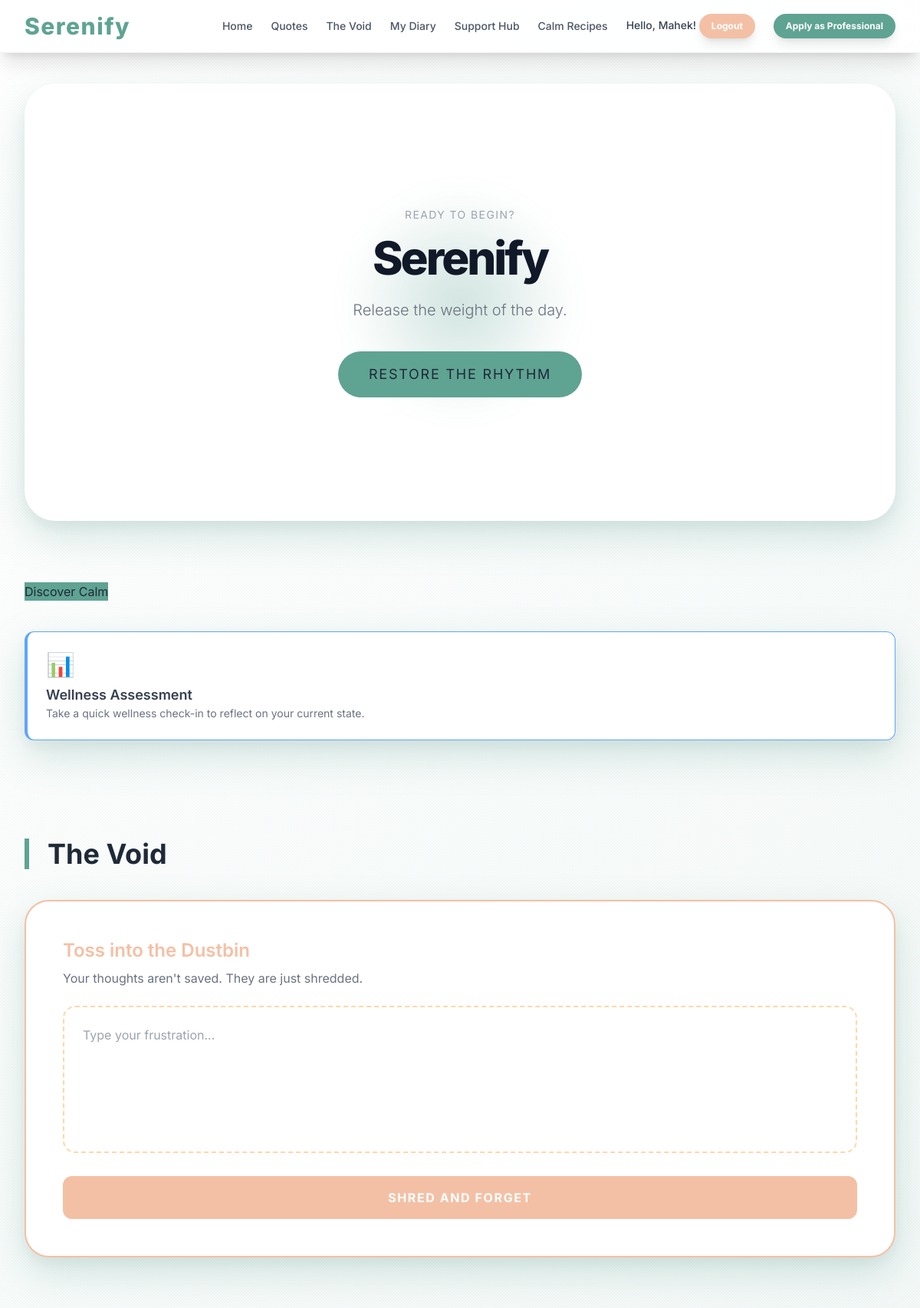
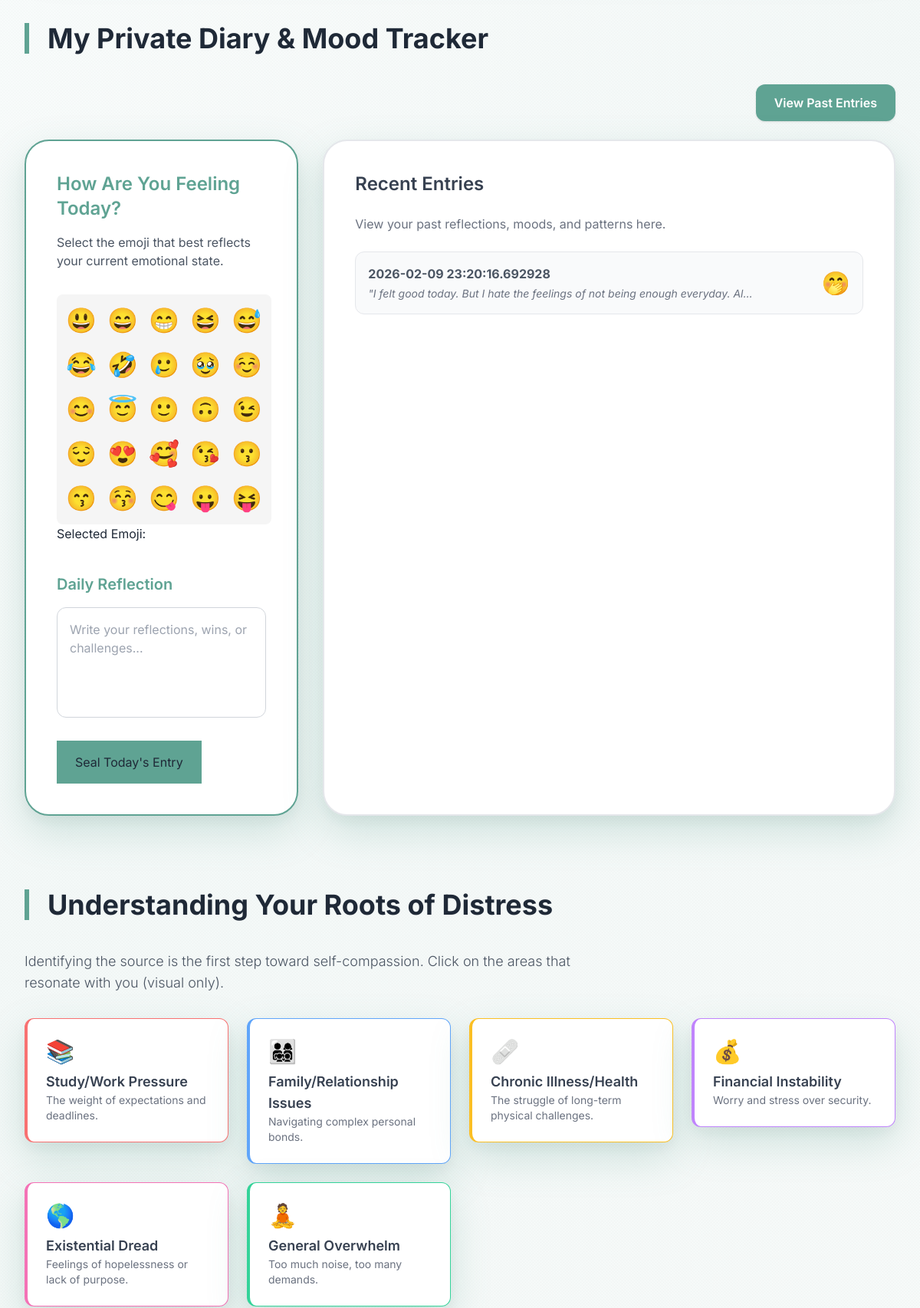
The app's page / (signed in, upper part) with its own data (2 pictures, top to bottom).
### serenify.py (models this page shows, shortened)
class User(db.Model):
    id = db.Column(db.Integer, primary_key=True)
    name = db.Column(db.String(50), nullable=False)
    username = db.Column(db.String(20), unique=True, nullable=False)
    email = db.Column(db.String(50), unique=True, nullable=False)
    password_hash = db.Column(db.String(128), nullable=False)
    diary_entries = db.relationship('DiaryEntry', backref='author', lazy=True)
    role = db.Column(db.String(20), default='user')  # user / professional

class DiaryEntry(db.Model):
    id = db.Column(db.Integer, primary_key=True)
    content = db.Column(db.Text, nullable=False)
    emoji = db.Column(db.String(10), nullable=True)
    created_at = db.Column(db.DateTime, nullable=False)
    user_id = db.Column(db.Integer, db.ForeignKey('user.id'), nullable=False)

### serenify.py (the view)
@app.route('/')
def home():
    user = None
    EMOJIS = [
        "😃","😄","😁","😆","😅","😂","🤣","🥲","🥹","☺️","😊","😇","🙂","🙃","😉","😌",
        "😍","🥰","😘","😗","😙","😚","😋","😛","😝","😜","🤪","🤨","🧐","🤓","😎","🥸",
        "🤩","🥳","🙂‍↕️","😏","😒","🙂‍↔️","😞","😔","😟","😕","🙁","☹️","😣","😖","😫","😩",
        "🥺","😢","😭","😮‍💨","😤","😠","😡","🤬","🤯","😳","🥵","🥶","😱","😨","😰","😥",
        "😓","🫣","🤗","🫡","🤔","🫢","🤭","🤫","🤥","😶","😶‍🌫️","😐","😑","😬","🫨","🫠",
        "🙄","😯","😦","😧","😮","😲","🥱","😴","🫩","🤤","😪","😵","😵‍💫","🫥","🤐","🥴",
        "🤢","🤮","🤧","😷","🤒","🤕","🤑","🤠"
    ]
    diary_entries = []
    if 'username' in session:
        user = User.query.filter_by(username=session['username']).first()
        diary_entries = DiaryEntry.query.filter_by(author=user).order_by(DiaryEntry.created_at.desc()).limit(7).all()
    return render_template('home.html', user=user, diary_entries=diary_entries, EMOJIS=EMOJIS)

### templates/home.html (shortened to what this page needs)
<!DOCTYPE html>
<html lang="en">
<head>
    <script src="https://cdn.tailwindcss.com"></script>
</head>
<body class="text-gray-800">
    <header class="sticky top-0 z-50 bg-white/80 backdrop-blur-md shadow-xl border-b border-gray-100">
        <div class="max-w-7xl mx-auto px-4 sm:px-6 lg:px-8 py-4 flex justify-between items-center">
            <h1 class="text-3xl font-extrabold text-sage-600 tracking-wider text-indigo-700" style="color:var(--color-primary);">Serenify</h1>
            <nav class="flex items-center space-x-6 text-sm font-medium">
                <div class="hidden md:flex space-x-6">
                    <a href="#welcome" class="text-gray-600 hover:text-indigo-500 transition duration-150">Home</a>
                    <a href="#quotes" class="text-gray-600 hover:text-indigo-500 transition duration-150">Quotes</a>
                    <a href="#void" class="text-gray-600 hover:text-indigo-500 transition duration-150">The Void</a>
                    <a href="#diary" class="text-gray-600 hover:text-indigo-500 transition duration-150">My Diary</a>
                    <a href="#support" class="text-gray-600 hover:text-indigo-500 transition duration-150">Support Hub</a>
                    <a href="#recipes" class="text-gray-600 hover:text-indigo-500 transition duration-150">Calm Recipes</a>
                </div>
                {% if user.username %}
                    <form action="/logout/" method="POST">
                        <span class="text-gray-700">Hello, {{ user.username }}!</span>
                        <button type="submit" class="text-white btn-accent px-4 py-2 rounded-full text-xs font-bold transition duration-150 shadow-lg">Logout
                        </button>
                    </form>
                {% else %}
                    <form action="/login/" method="POST">
                    <button type="submit" class="text-white btn-primary px-4 py-2 rounded-full text-xs font-bold transition duration-150 shadow-lg">
            Login / Register
        </button>
    </form>
{% endif %}
{% if user and user.role == 'user' %}
    <form action="/profession/" method="POST">
        <button type="submit" class="text-white btn-primary px-4 py-2 rounded-full text-xs font-bold transition duration-150 shadow-lg">Apply as Professional
        </button>
    </form>
{% endif %}
            </nav>
        </div>
    </header>
    <main class="max-w-7xl mx-auto px-4 sm:px-6 lg:px-8 py-10">
        <section id="welcome" class="relative py-40 bg-white rounded-[2.5rem] card-shadow mb-20 overflow-hidden text-center transition-all duration-1000">
  <div class="absolute inset-0 flex items-center justify-center pointer-events-none">
    <div class="breathing-portal"></div>
  </div>
  <div class="relative z-10 max-w-3xl mx-auto">
    <p class="breath-instruction tracking-widest text-sm text-gray-400 mb-4 uppercase transition-all duration-500"></p>
    <h2 class="text-6xl font-extrabold mb-6 text-gray-900 tracking-tighter">Serenify</h2>
    <div class="begin-btn">
        <p class="text-xl font-light text-gray-500 mb-10">Release the weight of the day.</p>
        <a href="#welcome" class="btn-primary inline-block px-10 py-4 rounded-full text-lg tracking-widest hover:scale-110 transition-transform">
          RESTORE THE RHYTHM
        </a>
    </div>
  </div>
</section>
                <div class="mt-12">
                    <a href="#quotes" class="inline-block btn-primary shadow-2xl hover:scale-[1.03]">
                        Discover Calm
                    </a>
                </div>
         <a href="{{url_for('health_quiz')}}" class="block mt-10 mb-20">
                    <div class="p-6 bg-white rounded-xl card-shadow border-l-4 border-blue-400 hover:bg-blue-50 cursor-pointer">
                        <div class="text-3xl mb-2">📊</div>
                        <h4 class="font-semibold text-lg text-gray-700">Wellness Assessment</h4>
                        <p class="text-sm text-gray-500">Take a quick wellness check-in to reflect on your current state.</p>
                    </div>
                </a>
    <section id="void" class="py-12 relative">
    <h3 class="text-4xl font-bold mb-10 section-header">The Void</h3>
    <div class="relative p-12 bg-white rounded-[2rem] card-shadow border-2" style="border-color: var(--color-accent); overflow: hidden;">
        <div class="void-content">
            <h4 class="text-2xl font-semibold mb-2" style="color:var(--color-accent);">Toss into the Dustbin</h4>
            <p class="mb-6 text-gray-500">Your thoughts aren't saved. They are just shredded.</p>
            <form action="/toss-into-void" method="POST">
                <textarea
                    name="thought"
                    placeholder="Type your frustration..."
                    class="void-input w-full p-6 rounded-2xl h-48 border-dashed border-2 border-orange-200 focus:border-orange-400 transition-all"
                    required></textarea>
                <button type="submit" class="w-full mt-6 py-4 px-6 btn-accent rounded-xl font-bold text-white tracking-widest uppercase hover:brightness-110 active:scale-95 transition-all">
                    SHRED AND FORGET
                </button>
            </form>
        </div>
    </div>
</section>
       <section id="diary" class="py-12">
    <h3 class="text-4xl font-bold mb-10 section-header">My Private Diary & Mood Tracker</h3>
    <div class="flex justify-end mb-6">
        <a href="/past-entries/"
           class="py-3 px-6 rounded-xl bg-[#5fa393] text-white font-semibold shadow hover:bg-[#4e7a7a] transition">
            View Past Entries
        </a>
    </div>
    <div class="grid lg:grid-cols-3 gap-8">
        <form action="/diary/" method="POST" class="contents">
            <div class="lg:col-span-1 p-10 bg-white rounded-[2rem] card-shadow border-2"
                 style="border-color: var(--color-primary);">
                <h4 class="text-2xl font-semibold mb-4" style="color: var(--color-primary);">
                    How Are You Feeling Today?
                </h4>
                <p class="mb-8 text-gray-600 text-base">
                    Select the emoji that best reflects your current emotional state.
                </p>
                <div class="emoji-container">
                    {% for emoji in EMOJIS %}
                    <div class="emoji" onclick="selectEmoji('{{ emoji }}')">{{ emoji }}</div>
                    {% endfor %}
                </div>
                <p>Selected Emoji: </p>
                <h4 class="text-xl font-semibold mt-10 mb-4" style="color: var(--color-primary);">
                    Daily Reflection
                </h4>
                <div role="group">
                    <textarea placeholder="Write your reflections, wins, or challenges..."
                              class="void-input w-full p-4 rounded-xl h-36"
                              name="diary-entries"></textarea>
                    <button type="submit"
                            class="block text-center mt-6 py-4 px-6 btn-primary hover:scale-[1.005]">
                        Seal Today's Entry
                    </button>
                </div>
            </div>
            <div class="lg:col-span-2 p-10 bg-white rounded-[2rem] card-shadow border-2 border-gray-200">
                <h4 class="text-2xl font-semibold mb-6 text-gray-700">Recent Entries</h4>
                <p class="mb-6 text-gray-500">View your past reflections, moods, and patterns here.</p>
                <div class="space-y-4" id="latest-entry">
                    {% for entry in diary_entries %}
                    <div class="p-4 bg-gray-50 rounded-xl border border-gray-200
                            flex justify-between items-center hover:bg-gray-100 transition duration-150">
                        <div>
                            <p class="font-bold text-base text-gray-600">
                                {{ entry.created_at }}
                            </p>
                            <p class="text-sm mt-1 text-gray-500 italic truncate max-w-lg">
                                "{{ entry.content }}"
                            </p>
                        </div>
                        <span class="text-3xl ml-4 flex-shrink-0">
                            {{ entry.emoji }}
                        </span>
                    </div>
                    {% endfor %}
                </div>
            </div>
        </form>
    </div>
</section>
        <section id="distress-reasons" class="py-12">
            <h3 class="text-4xl font-bold mb-10 section-header">Understanding Your Roots of Distress</h3>
            <p class="text-lg text-gray-600 mb-8 font-light max-w-3xl">Identifying the source is the first step toward self-compassion. Click on the areas that resonate with you (visual only).</p>
            <div class="grid sm:grid-cols-2 md:grid-cols-3 lg:grid-cols-4 gap-6">
                <a href="{{ url_for('distress_page', topic='study') }}">
                    <div class="p-6 bg-white rounded-xl card-shadow border-l-4 border-red-400 hover:bg-red-50 cursor-pointer">
                        <div class="text-3xl mb-2">📚</div>
                        <h4 class="font-semibold text-lg text-gray-700">Study/Work Pressure</h4>
                        <p class="text-sm text-gray-500">The weight of expectations and deadlines.</p>
                    </div>
                </a>
                <a href="{{ url_for('distress_page', topic='family') }}">
                    <div class="p-6 bg-white rounded-xl card-shadow border-l-4 border-blue-400 hover:bg-blue-50 cursor-pointer">
                        <div class="text-3xl mb-2">👨‍👩‍👧‍👦</div>
                        <h4 class="font-semibold text-lg text-gray-700">Family/Relationship Issues</h4>
                        <p class="text-sm text-gray-500">Navigating complex personal bonds.</p>
                    </div>
                </a>
                <a href="{{ url_for('distress_page', topic='chronic') }}">
                    <div class="p-6 bg-white rounded-xl card-shadow border-l-4 border-amber-400 hover:bg-amber-50 cursor-pointer">
                        <div class="text-3xl mb-2">🩹</div>
                        <h4 class="font-semibold text-lg text-gray-700">Chronic Illness/Health</h4>
                        <p class="text-sm text-gray-500">The struggle of long-term physical challenges.</p>
                    </div>
                </a>
                <a href="{{ url_for('distress_page', topic='financial') }}">
                    <div class="p-6 bg-white rounded-xl card-shadow border-l-4 border-purple-400 hover:bg-purple-50 cursor-pointer">
                        <div class="text-3xl mb-2">💰</div>
                        <h4 class="font-semibold text-lg text-gray-700">Financial Instability</h4>
                        <p class="text-sm text-gray-500">Worry and stress over security.</p>
                    </div>
                </a>
                <a href="{{ url_for('distress_page', topic='existential') }}">
                    <div class="p-6 bg-white rounded-xl card-shadow border-l-4 border-pink-400 hover:bg-pink-50 cursor-pointer">
                        <div class="text-3xl mb-2">🌎</div>
                        <h4 class="font-semibold text-lg text-gray-700">Existential Dread</h4>
                        <p class="text-sm text-gray-500">Feelings of hopelessness or lack of purpose.</p>
                    </div>
                </a>
                <div class="p-6 bg-white rounded-xl card-shadow border-l-4 border-emerald-400 hover:bg-emerald-50 cursor-pointer">
                    <div class="text-3xl mb-2">🧘</div>
                    <h4 class="font-semibold text-lg text-gray-700">General Overwhelm</h4>
                    <p class="text-sm text-gray-500">Too much noise, too many demands.</p>
                </div>
            </div>
        </section>
    </main>
</body>
</html>

### templates/home.html (style rules this page uses)
:root { --color-primary: #5fa393; --color-secondary: #f2f8f7; --color-text: #333d47; --color-accent: #f4c0a5; --color-shadow-light: rgba(95, 163, 147, 0.25); }
body { font-family: 'Inter', sans-serif; color: var(--color-text); background: linear-gradient(135deg, #ffffff 0%, var(--color-secondary) 50%, #f7faf9 100%); background-attachment: fixed; scroll-behavior: smooth; min-height: 100vh; position: relative; overflow-x: hidden; }
body::before { content: ''; position: fixed; top: 0; left: 0; width: 100%; height: 100%; pointer-events: none; z-index: -1; opacity: 0.1; }
.card-shadow { background-color: rgba(255, 255, 255, 0.98); backdrop-filter: blur(8px); border-radius: 2rem; box-shadow: 0 20px 50px var(--color-shadow-light), 0 8px 20px rgba(0, 0, 0, 0.05); transition: all 0.4s cubic-bezier(0.25, 0.8, 0.25, 1); border: 1px solid rgba(255, 255, 255, 0.8); }
.void-input { resize: none; height: 150px; background-color: #ffffff; border: 1px solid #d1d5db; transition: all 0.3s ease; }
.section-header { border-left: 6px solid var(--color-primary); padding-left: 1.5rem; color: #1f2937; }
.btn-primary { background-color: var(--color-primary); }
.btn-accent { background-color: var(--color-accent); }
.emoji-container { width: 280px; max-height: 300px; overflow-y: scroll; display: grid; grid-template-columns: repeat(5, 1fr); gap: 10px; padding: 10px; background: #f5f5f5; border-radius: 8px; }
.emoji { font-size: 32px; cursor: pointer; text-align: center; transition: 0.1s; }
.breathing-portal { width: 300px; height: 300px; border-radius: 50%; background: radial-gradient(circle, var(--color-primary), transparent 70%); opacity: 0.3; transition: all 1.5s cubic-bezier(0.4, 0, 0.2, 1); filter: blur(20px); display: flex; align-items: center; justify-content: center; }
.breath-instruction::before { content: "READY TO BEGIN?"; }

### records on screen
User: username "Mahek"
DiaryEntry: created_at "2026-02-09 23:20:16.692928", content "I felt good today. But I hate the feelings of not being enough everyday. Al…", emoji "🤭"

### other values on screen
{{ emoji }} "😃" "😄" "😁" "😆" "😅" "😂" "🤣" "🥲" "🥹" "☺️" "😊" "😇" "🙂" "🙃" "😉" "😌" "😍" "🥰" "😘" "😗" "😙" "😚" "😋" "😛" "😝"
